Frame 1 (no input): blank canvas, image omitted
Frame 60 (no input): blank canvas, image omitted
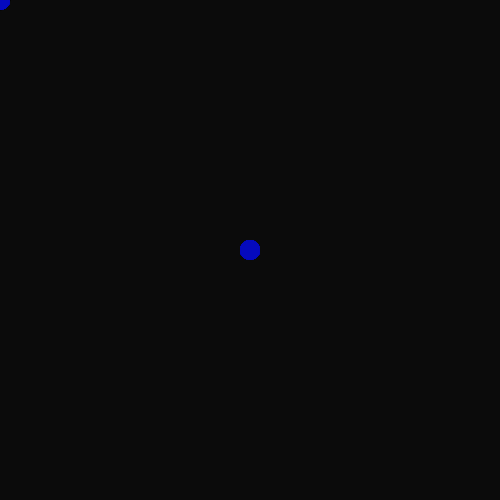
Frame 120 (the mouse pressed at the canvas centre since frame 60)

The p5.js sketch whose frames 1 and 60 were blank and that drew this single picture after the mouse press (run headless with seeded random() and noise() and a simulated clock; from frame 60 on, the mouse is pressed at the canvas centre):

// p5.js sketch
// ── sketch.js
function setup() {
  createCanvas(500, 500);
  background(11);
}

function draw() {
circle(mouseX, mouseY, 20);
  fill(5,10,190);
  noStroke();
  smooth();
  strokeCap(ROUND);
}
